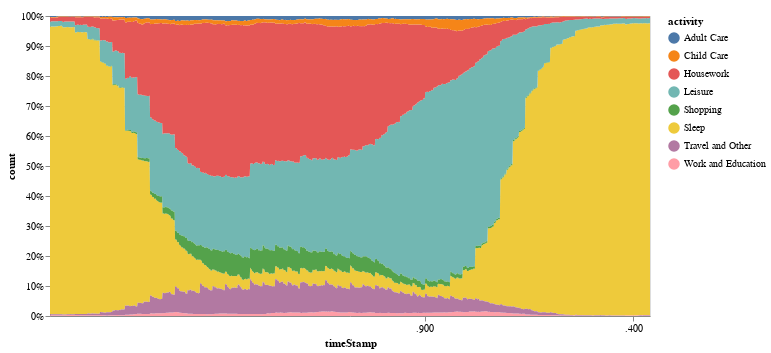

Notebook code cell kept with this figure:
### Code cell
import altair as alt

alt.data_transformers.disable_max_rows()

areaP = alt.Chart(tud).mark_area().encode(
    x = "timeStamp:T",
    y=alt.Y('count:Q', stack="normalize", axis=alt.Axis(format='%')),
    color="activity:N"
)

nearest = alt.selection(type='single', nearest=True, on='mouseover',
                        fields=['timeStamp'], empty='none')

# Transparent selectors across the chart. This is what tells us
# the x-value of the cursor
selectors = alt.Chart(tud).mark_point().encode(
    x='timeStamp:T',
    opacity=alt.value(0),
).add_selection(
    nearest
)

# Draw points on the line, and highlight based on selection
points = areaP.mark_point().encode(
    opacity=alt.condition(nearest, alt.value(1), alt.value(0))
)

# Draw text labels near the points, and highlight based on selection
text = areaP.mark_text(align='left', dx=5, dy=-5).encode(
    text=alt.condition(nearest, 'count:Q', alt.value(' '))
)

# Draw a rule at the location of the selection
rules = alt.Chart(tud).mark_rule(color='gray').encode(
    x='timeStamp:T',
).transform_filter(
    nearest
)

# Put the five layers into a chart and bind the data
alt.layer(
    areaP, selectors, points, rules, text
).properties(
    width=600, height=300
)

### Figure 1 — Vega-Lite specification as saved in the notebook (floating-point values rounded to 4 significant figures; data arrays with more than 128 entries replaced by an {"elided": "..."} marker saying what was removed)
{"config": {"view": {"continuousWidth": 400, "continuousHeight": 300}}, "layer": [{"mark": "area", "encoding": {"color": {"type": "nominal", "field": "activity"}, "x": {"type": "temporal", "field": "timeStamp"}, "y": {"type": "quantitative", "axis": {"format": "%"}, "field": "count", "stack": "normalize"}}}, {"mark": "point", "encoding": {"opacity": {"value": 0}, "x": {"type": "temporal", "field": "timeStamp"}}, "selection": {"selector002": {"type": "single", "nearest": true, "on": "mouseover", "fields": ["timeStamp"], "empty": "none"}}}, {"mark": "point", "encoding": {"color": {"type": "nominal", "field": "activity"}, "opacity": {"condition": {"value": 1, "selection": "selector002"}, "value": 0}, "x": {"type": "temporal", "field": "timeStamp"}, "y": {"type": "quantitative", "axis": {"format": "%"}, "field": "count", "stack": "normalize"}}}, {"mark": {"type": "rule", "color": "gray"}, "encoding": {"x": {"type": "temporal", "field": "timeStamp"}}, "transform": [{"filter": {"selection": "selector002"}}]}, {"mark": {"type": "text", "align": "left", "dx": 5, "dy": -5}, "encoding": {"color": {"type": "nominal", "field": "activity"}, "text": {"condition": {"type": "quantitative", "field": "count", "selection": "selector002"}, "value": " "}, "x": {"type": "temporal", "field": "timeStamp"}, "y": {"type": "quantitative", "axis": {"format": "%"}, "field": "count", "stack": "normalize"}}}], "data": {"name": "data-a986cf72cff91b5729cfc11eae2a0a37"}, "height": 300, "width": 600, "$schema": "https://vega.github.io/schema/vega-lite/v4.8.1.json", "datasets": {"data-a986cf72cff91b5729cfc11eae2a0a37": {"elided": "11520 records"}}}
